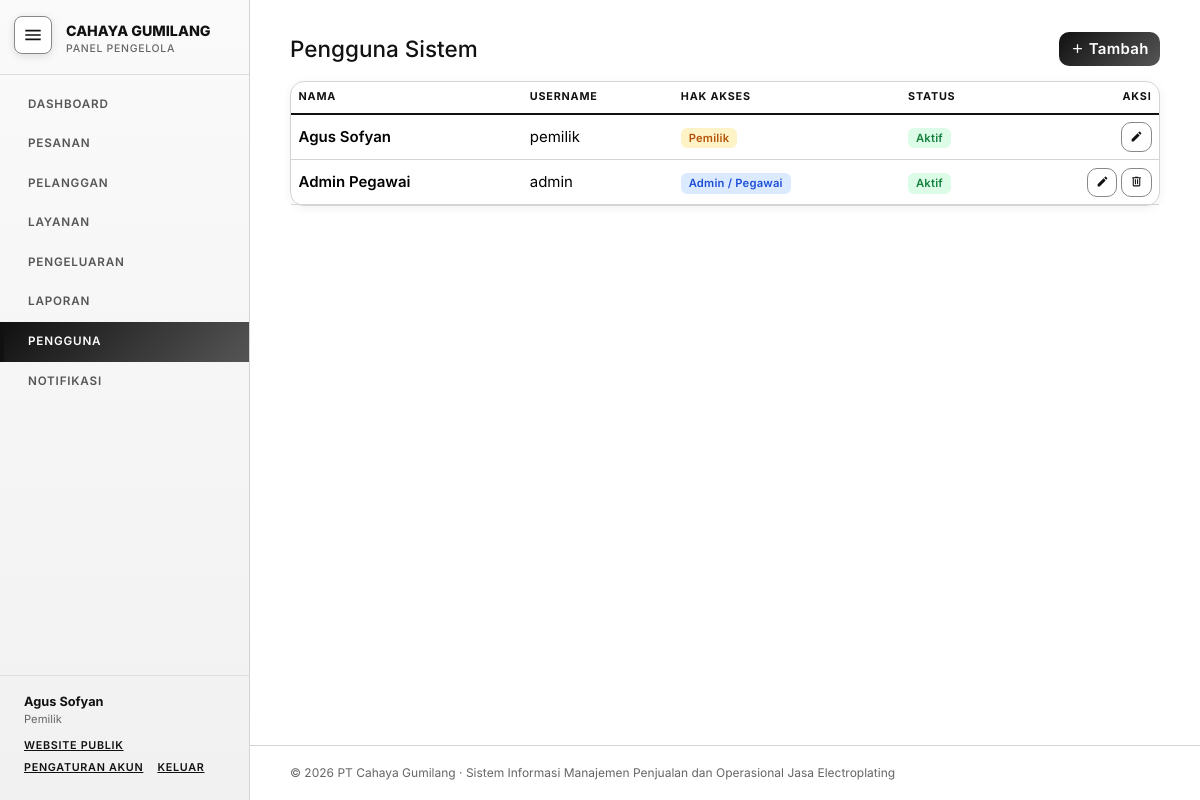
/users.php (signed in), run on the app's committed database.
### tables this page shows
CREATE TABLE `users` (
  `id_user` int(11) NOT NULL,
  `nama` varchar(100) NOT NULL,
  `username` varchar(50) NOT NULL,
  `password` varchar(255) NOT NULL,
  `role` enum('pemilik','admin','pelanggan') NOT NULL DEFAULT 'admin',
  `aktif` tinyint(1) NOT NULL DEFAULT 1,
  `notif_dilihat` datetime NOT NULL DEFAULT current_timestamp(),
  `created_at` timestamp NOT NULL DEFAULT current_timestamp()
);

### includes/functions.php (called while the page is built, shortened)
<?php
require_once __DIR__ . '/../config/koneksi.php';
function e($s) { return htmlspecialchars((string)$s, ENT_QUOTES, 'UTF-8'); }
function db_stmt($sql, $types = '', $params = []) {
    global $db;
    $st = $db->prepare($sql);
    if ($types !== '') { $st->bind_param($types, ...$params); }
    $st->execute();
    return $st;
}
function db_all($sql, $types = '', $params = []) {
    $st = db_stmt($sql, $types, $params);
    $rows = $st->get_result()->fetch_all(MYSQLI_ASSOC);
    return $rows;
}
function db_one($sql, $types = '', $params = []) {
    $rows = db_all($sql, $types, $params);
    return $rows[0] ?? null;
}
function db_val($sql, $types = '', $params = []) {
    $r = db_one($sql, $types, $params);
    return $r ? reset($r) : null;
}
function is_owner() { return ($_SESSION['user']['role'] ?? '') === 'pemilik'; }

### includes/notif.php (called while the page is built, shortened)
<?php
function notif_ambil($uid, $batas = 30) {
    $rows = db_all("
        SELECT * FROM (
          SELECT 'status' AS tipe, s.waktu, s.status, s.catatan, NULL AS jumlah, NULL AS metode,
                 p.id_pesanan, p.no_pesanan, pl.nama AS pelanggan, u.nama AS petugas, u.role, s.id_user
          FROM log_status s
          JOIN pesanan p ON p.id_pesanan = s.id_pesanan
          JOIN pelanggan pl ON pl.id_pelanggan = p.id_pelanggan
          JOIN users u ON u.id_user = s.id_user
          UNION ALL
          SELECT 'bayar', b.waktu, NULL, b.keterangan, b.jumlah, b.metode,
                 p.id_pesanan, p.no_pesanan, pl.nama, u.nama, u.role, b.id_user
          FROM pembayaran b
          JOIN pesanan p ON p.id_pesanan = b.id_pesanan
          JOIN pelanggan pl ON pl.id_pelanggan = p.id_pelanggan
          JOIN users u ON u.id_user = b.id_user
        ) x ORDER BY waktu DESC LIMIT " . (int)$batas);
    $dilihat = db_val('SELECT notif_dilihat FROM users WHERE id_user=?', 'i', [$uid]);
    $out = []; $baru = 0;
    foreach ($rows as $r) {
        if ($r['tipe'] === 'bayar') {
            $ikon = 'cash-coin'; $warna = 'success';
            $teks = $r['petugas'] . ' mencatat pembayaran ' . rupiah($r['jumlah']) . ' (' . strtoupper($r['metode']) . ')';
        } elseif (strpos((string)$r['catatan'], 'Biaya diperbarui') === 0) {
            $ikon = 'pencil-square'; $warna = 'warning';
            $teks = $r['petugas'] . ' memperbarui biaya pesanan';
        } elseif ($r['status'] === 'menunggu') {
            $ikon = 'bell-fill'; $warna = 'danger';
            $teks = 'Pesanan online baru dari ' . $r['pelanggan'];
        } else {
            $ikon = 'arrow-repeat'; $warna = 'primary';
            $teks = $r['petugas'] . ' mengubah status menjadi ' . (STATUS_URUTAN[$r['status']] ?? $r['status']);
        }
        $belumDilihat = $dilihat !== null && strtotime($r['waktu']) > strtotime($dilihat) && (int)$r['id_user'] !== (int)$uid;
        $out[] = ['id' => $r['id_pesanan'], 'no' => $r['no_pesanan'], 'pelanggan' => $r['pelanggan'], 'teks' => $teks,
                  'waktu' => $r['waktu'], 'ikon' => $ikon, 'warna' => $warna, 'baru' => $belumDilihat];
    }
    return [array_slice($out, 0, 15), $baru];
}

### users.php (the view, shortened to what this page needs)
<?php
require_once 'includes/functions.php';
$rows = db_all("SELECT * FROM users WHERE role<>'pelanggan' ORDER BY role, nama");
require 'includes/header.php';
?>
<div class="d-flex justify-content-between align-items-center mb-3">
  <h4 class="mb-0">Pengguna Sistem</h4>
  <button class="btn btn-dark" data-bs-toggle="modal" data-bs-target="#modalForm"><i class="bi bi-plus-lg me-1"></i>Tambah</button>
</div>
<div class="card"><div class="table-responsive"><table class="table table-hover mb-0">
  <thead><tr><th>Nama</th><th>Username</th><th>Hak Akses</th><th>Status</th><th class="text-end">Aksi</th></tr></thead>
  <tbody>
  <?php foreach ($rows as $r): ?>
    <tr><td class="fw-semibold"><?= e($r['nama']) ?></td><td><?= e($r['username']) ?></td>
      <td><?= $r['role'] === 'pemilik' ? '<span class="badge text-bg-warning">Pemilik</span>' : '<span class="badge text-bg-info">Admin / Pegawai</span>' ?></td>
      <td><?= $r['aktif'] ? '<span class="badge text-bg-success">Aktif</span>' : '<span class="badge text-bg-secondary">Nonaktif</span>' ?></td>
      <td class="text-end text-nowrap">
        <button class="btn btn-sm btn-outline-primary" data-bs-toggle="modal" data-bs-target="#modalForm" data-edit="<?= e(json_encode(['id' => $r['id_user'], 'nama' => $r['nama'], 'username' => $r['username'], 'role' => $r['role'], 'aktif' => $r['aktif']])) ?>"><i class="bi bi-pencil"></i></button>
        <?php if ((int)$r['id_user'] !== $_SESSION['user']['id']): ?><form method="post" class="d-inline" data-confirm="Hapus pengguna ini?"><button class="btn btn-sm btn-outline-danger"><i class="bi bi-trash"></i></button></form><?php endif; ?>
      </td></tr>
  <?php endforeach; ?>
  </tbody></table></div></div>
<?php require 'includes/footer.php'; ?>

### includes/header.php (shortened to what this page needs)
<?php
require_once __DIR__ . '/functions.php';
require_once __DIR__ . '/notif.php';
$u = $_SESSION['user'];
$hal = basename($_SERVER['PHP_SELF']);
[$notifList, $notifBaru] = notif_ambil($u['id']);
function nav_item($files, $icon, $label) {
    global $hal;
    $files = (array)$files;
    $aktif = in_array($hal, $files) ? ' active' : '';
    echo '<li><a class="side-link' . $aktif . '" href="' . $files[0] . '">' . $label . '</a></li>';
}
?>
<!DOCTYPE html>
<html lang="id">
<head>
<link href="assets/vendor/bootstrap.min.css" rel="stylesheet">
<link href="assets/vendor/icons.css" rel="stylesheet">
<link href="assets/style.css?v=<?= @filemtime(__DIR__ . '/../assets/style.css') ?>" rel="stylesheet">
</head>
<body>
<button type="button" class="sb-toggle no-print" id="sbToggle" aria-label="Tampilkan atau sembunyikan menu samping" title="Tampilkan / sembunyikan menu"><i class="bi bi-list"></i></button>
<div class="app-shell">
<aside class="sidebar no-print">
  <div class="side-top">
    <a class="side-brand" href="dashboard.php">CAHAYA GUMILANG<small>Panel Pengelola</small></a>
  </div>
  <div class="collapse side-collapse" id="sideMenu">
    <ul class="side-menu">
      <?php
      nav_item('dashboard.php', '', 'Dashboard');
      if (is_owner()) {
          nav_item('laporan.php', '', 'Laporan');
          nav_item('users.php', '', 'Pengguna');
      }
      ?>
      <li>
        <a class="side-link" href="#" data-bs-toggle="collapse" data-bs-target="#notifPanel" role="button">Notifikasi</a>
      </li>
    </ul>
    <div class="side-user">
      <span class="nm"><?= e($u['nama']) ?></span>
      <span class="rl"><?= $u['role'] === 'pemilik' ? 'Pemilik' : 'Admin / Pegawai' ?></span>
      <a class="mini" href="index.php" target="_blank">Website Publik</a><a class="mini" href="profil.php">Pengaturan Akun</a><a class="mini" href="logout.php">Keluar</a>
    </div>
  </div>
</aside>
<main class="app-main"><div class="app-content">

### data on the page
users: nama "Agus Sofyan", username "pemilik", role "Pemilik", aktif "Aktif"
users: nama "Admin Pegawai", username "admin", role "Admin / Pegawai", aktif "Aktif"

### other printed values
$label "DASHBOARD PESANAN PELANGGAN LAYANAN PENGELUARAN LAPORAN PENGGUNA"
NAMA_USAHA "PT Cahaya Gumilang"
